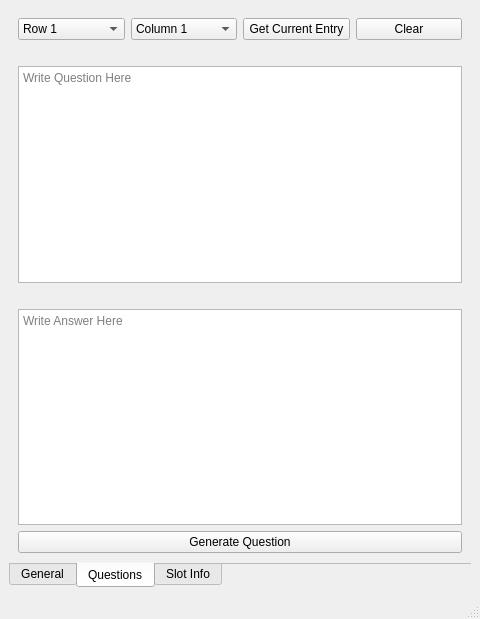
<?xml version="1.0" encoding="UTF-8"?>
<ui version="4.0">
 <class>MainWindow</class>
 <widget class="QMainWindow" name="MainWindow">
  <property name="geometry">
   <rect>
    <x>0</x>
    <y>0</y>
    <width>480</width>
    <height>619</height>
   </rect>
  </property>
  <property name="sizePolicy">
   <sizepolicy hsizetype="Preferred" vsizetype="Preferred">
    <horstretch>0</horstretch>
    <verstretch>0</verstretch>
   </sizepolicy>
  </property>
  <property name="minimumSize">
   <size>
    <width>480</width>
    <height>480</height>
   </size>
  </property>
  <property name="windowTitle">
   <string>Jeopardy Creator</string>
  </property>
  <property name="dockOptions">
   <set>QMainWindow::AllowTabbedDocks|QMainWindow::AnimatedDocks</set>
  </property>
  <widget class="QWidget" name="centralwidget">
   <property name="sizePolicy">
    <sizepolicy hsizetype="Preferred" vsizetype="Preferred">
     <horstretch>0</horstretch>
     <verstretch>0</verstretch>
    </sizepolicy>
   </property>
   <layout class="QGridLayout" name="gridLayout">
    <item row="0" column="0">
     <widget class="QTabWidget" name="tabWidget_2">
      <property name="maximumSize">
       <size>
        <width>481</width>
        <height>16777215</height>
       </size>
      </property>
      <property name="layoutDirection">
       <enum>Qt::LeftToRight</enum>
      </property>
      <property name="tabPosition">
       <enum>QTabWidget::South</enum>
      </property>
      <property name="tabShape">
       <enum>QTabWidget::Rounded</enum>
      </property>
      <property name="currentIndex">
       <number>1</number>
      </property>
      <property name="documentMode">
       <bool>true</bool>
      </property>
      <property name="tabsClosable">
       <bool>false</bool>
      </property>
      <property name="movable">
       <bool>true</bool>
      </property>
      <property name="tabBarAutoHide">
       <bool>true</bool>
      </property>
      <widget class="QWidget" name="general_tab">
       <attribute name="title">
        <string>General</string>
       </attribute>
       <layout class="QGridLayout" name="gridLayout_2">
        <item row="0" column="0" colspan="3">
         <widget class="QLabel" name="label_11">
          <property name="font">
           <font>
            <pointsize>16</pointsize>
           </font>
          </property>
          <property name="text">
           <string>General</string>
          </property>
         </widget>
        </item>
        <item row="1" column="0" colspan="7">
         <widget class="QLineEdit" name="game_name">
          <property name="toolTip">
           <string>Name of Your Jeopardy Game</string>
          </property>
          <property name="maxLength">
           <number>26</number>
          </property>
          <property name="placeholderText">
           <string>Game Name</string>
          </property>
         </widget>
        </item>
        <item row="2" column="0">
         <widget class="QLabel" name="row_label">
          <property name="text">
           <string>Rows:</string>
          </property>
         </widget>
        </item>
        <item row="2" column="1" colspan="2">
         <widget class="QSpinBox" name="row_settings">
          <property name="minimum">
           <number>2</number>
          </property>
          <property name="maximum">
           <number>5</number>
          </property>
          <property name="value">
           <number>5</number>
          </property>
         </widget>
        </item>
        <item row="2" column="3">
         <widget class="QLabel" name="column_label">
          <property name="text">
           <string>Columns:</string>
          </property>
         </widget>
        </item>
        <item row="2" column="4">
         <widget class="QSpinBox" name="column_settings">
          <property name="minimum">
           <number>2</number>
          </property>
          <property name="maximum">
           <number>10</number>
          </property>
          <property name="value">
           <number>5</number>
          </property>
         </widget>
        </item>
        <item row="2" column="5">
         <widget class="QLabel" name="label_23">
          <property name="text">
           <string>Default Theme: </string>
          </property>
         </widget>
        </item>
        <item row="2" column="6">
         <widget class="QComboBox" name="theme_select">
          <property name="currentText">
           <string>Breath</string>
          </property>
          <item>
           <property name="text">
            <string>Breath</string>
           </property>
          </item>
          <item>
           <property name="text">
            <string>Dark</string>
           </property>
          </item>
          <item>
           <property name="text">
            <string>Light</string>
           </property>
          </item>
          <item>
           <property name="text">
            <string>Terminal</string>
           </property>
          </item>
          <item>
           <property name="text">
            <string>Blue</string>
           </property>
          </item>
         </widget>
        </item>
        <item row="3" column="0" colspan="7">
         <widget class="QPushButton" name="general_apply">
          <property name="text">
           <string>Apply</string>
          </property>
         </widget>
        </item>
        <item row="4" column="0" colspan="7">
         <widget class="Line" name="line_3">
          <property name="orientation">
           <enum>Qt::Horizontal</enum>
          </property>
         </widget>
        </item>
        <item row="5" column="0" colspan="3">
         <widget class="QLabel" name="label_12">
          <property name="font">
           <font>
            <pointsize>16</pointsize>
           </font>
          </property>
          <property name="text">
           <string>Topics</string>
          </property>
         </widget>
        </item>
        <item row="6" column="0" colspan="6">
         <widget class="QLabel" name="topic_label">
          <property name="text">
           <string>Enter only the topics for how many columns you have.</string>
          </property>
         </widget>
        </item>
        <item row="7" column="0" colspan="2">
         <widget class="QSpinBox" name="topic_number">
          <property name="minimum">
           <number>1</number>
          </property>
          <property name="maximum">
           <number>10</number>
          </property>
         </widget>
        </item>
        <item row="7" column="2" colspan="5">
         <widget class="QLineEdit" name="topic_name">
          <property name="font">
           <font>
            <pointsize>10</pointsize>
           </font>
          </property>
          <property name="toolTip">
           <string>Name of Topic 1</string>
          </property>
          <property name="placeholderText">
           <string>EnterTopic Name</string>
          </property>
         </widget>
        </item>
        <item row="8" column="0" colspan="7">
         <widget class="QPushButton" name="topics_apply">
          <property name="text">
           <string>Apply</string>
          </property>
         </widget>
        </item>
       </layout>
      </widget>
      <widget class="QWidget" name="tab_4">
       <attribute name="title">
        <string>Questions</string>
       </attribute>
       <layout class="QGridLayout" name="gridLayout_3">
        <item row="3" column="0" colspan="4">
         <widget class="QLabel" name="current_ans">
          <property name="text">
           <string/>
          </property>
         </widget>
        </item>
        <item row="2" column="0" colspan="4">
         <widget class="QTextEdit" name="question_input">
          <property name="toolTip">
           <string>Question you want</string>
          </property>
          <property name="placeholderText">
           <string>Write Question Here</string>
          </property>
         </widget>
        </item>
        <item row="0" column="0">
         <widget class="QComboBox" name="choose_row">
          <property name="toolTip">
           <string>Row of question you are writing</string>
          </property>
          <item>
           <property name="text">
            <string>Row 1</string>
           </property>
          </item>
          <item>
           <property name="text">
            <string>Row 2</string>
           </property>
          </item>
          <item>
           <property name="text">
            <string>Row 3</string>
           </property>
          </item>
          <item>
           <property name="text">
            <string>Row 4</string>
           </property>
          </item>
          <item>
           <property name="text">
            <string>Row 5</string>
           </property>
          </item>
         </widget>
        </item>
        <item row="0" column="2">
         <widget class="QPushButton" name="get_current">
          <property name="text">
           <string>Get Current Entry</string>
          </property>
         </widget>
        </item>
        <item row="1" column="0" colspan="4">
         <widget class="QLabel" name="current_que">
          <property name="text">
           <string/>
          </property>
         </widget>
        </item>
        <item row="0" column="1">
         <widget class="QComboBox" name="choose_column">
          <property name="toolTip">
           <string>Column of question you are writing</string>
          </property>
          <item>
           <property name="text">
            <string>Column 1</string>
           </property>
          </item>
          <item>
           <property name="text">
            <string>Column 2</string>
           </property>
          </item>
          <item>
           <property name="text">
            <string>Column 3</string>
           </property>
          </item>
          <item>
           <property name="text">
            <string>Column 4</string>
           </property>
          </item>
          <item>
           <property name="text">
            <string>Column 5</string>
           </property>
          </item>
          <item>
           <property name="text">
            <string>Column 6</string>
           </property>
          </item>
          <item>
           <property name="text">
            <string>Column 7</string>
           </property>
          </item>
          <item>
           <property name="text">
            <string>Column 8</string>
           </property>
          </item>
          <item>
           <property name="text">
            <string>Column 9</string>
           </property>
          </item>
          <item>
           <property name="text">
            <string>Column 10</string>
           </property>
          </item>
         </widget>
        </item>
        <item row="5" column="0" colspan="4">
         <widget class="QPushButton" name="generate_button">
          <property name="toolTip">
           <string>Save the question</string>
          </property>
          <property name="text">
           <string>Generate Question</string>
          </property>
         </widget>
        </item>
        <item row="0" column="3">
         <widget class="QPushButton" name="clear_current">
          <property name="text">
           <string>Clear</string>
          </property>
         </widget>
        </item>
        <item row="4" column="0" colspan="4">
         <widget class="QTextEdit" name="answer_input">
          <property name="toolTip">
           <string>Answer to the question</string>
          </property>
          <property name="placeholderText">
           <string>Write Answer Here</string>
          </property>
         </widget>
        </item>
       </layout>
      </widget>
      <widget class="QWidget" name="tab_5">
       <attribute name="title">
        <string>Slot Info</string>
       </attribute>
       <layout class="QGridLayout" name="gridLayout_4">
        <item row="0" column="0">
         <widget class="QLabel" name="label">
          <property name="text">
           <string>Slot States:</string>
          </property>
         </widget>
        </item>
        <item row="0" column="3" rowspan="5" colspan="2">
         <widget class="Line" name="line_2">
          <property name="orientation">
           <enum>Qt::Vertical</enum>
          </property>
         </widget>
        </item>
        <item row="1" column="0" rowspan="2">
         <widget class="QLabel" name="label_2">
          <property name="text">
           <string>Slot 1:</string>
          </property>
         </widget>
        </item>
        <item row="1" column="1" rowspan="2">
         <widget class="QLabel" name="label_5">
          <property name="text">
           <string>Default</string>
          </property>
         </widget>
        </item>
        <item row="2" column="4">
         <widget class="QComboBox" name="comboBox">
          <item>
           <property name="text">
            <string>Slot 1</string>
           </property>
          </item>
         </widget>
        </item>
        <item row="3" column="0">
         <widget class="QLabel" name="label_3">
          <property name="text">
           <string>Slot 2:</string>
          </property>
         </widget>
        </item>
        <item row="3" column="1">
         <widget class="QLabel" name="label_6">
          <property name="text">
           <string>Pro Required</string>
          </property>
         </widget>
        </item>
        <item row="4" column="0">
         <widget class="QLabel" name="label_4">
          <property name="text">
           <string>Slot 3:</string>
          </property>
         </widget>
        </item>
        <item row="4" column="1">
         <widget class="QLabel" name="label_7">
          <property name="text">
           <string>Pro Required</string>
          </property>
         </widget>
        </item>
        <item row="4" column="4">
         <widget class="QPushButton" name="reset_button">
          <property name="text">
           <string>Reset</string>
          </property>
         </widget>
        </item>
        <item row="5" column="0" colspan="5">
         <widget class="Line" name="line">
          <property name="orientation">
           <enum>Qt::Horizontal</enum>
          </property>
         </widget>
        </item>
        <item row="6" column="0">
         <widget class="QLabel" name="label_8">
          <property name="text">
           <string>Detailed Slot Info:</string>
          </property>
         </widget>
        </item>
        <item row="7" column="0">
         <widget class="QLabel" name="label_9">
          <property name="text">
           <string>Name:</string>
          </property>
         </widget>
        </item>
        <item row="7" column="2">
         <widget class="QLabel" name="label_24">
          <property name="text">
           <string>&lt;Name&gt;</string>
          </property>
         </widget>
        </item>
        <item row="8" column="0">
         <widget class="QLabel" name="label_10">
          <property name="text">
           <string>Rows:</string>
          </property>
         </widget>
        </item>
        <item row="8" column="2">
         <widget class="QLabel" name="label_25">
          <property name="text">
           <string>&lt;#&gt;</string>
          </property>
         </widget>
        </item>
        <item row="9" column="0">
         <widget class="QLabel" name="label_21">
          <property name="text">
           <string>Columns</string>
          </property>
         </widget>
        </item>
        <item row="9" column="2">
         <widget class="QLabel" name="label_26">
          <property name="text">
           <string>&lt;#&gt;</string>
          </property>
         </widget>
        </item>
        <item row="10" column="0">
         <widget class="QLabel" name="label_22">
          <property name="text">
           <string>Default Theme:</string>
          </property>
         </widget>
        </item>
        <item row="10" column="2">
         <widget class="QLabel" name="label_27">
          <property name="text">
           <string>&lt;#&gt;</string>
          </property>
         </widget>
        </item>
        <item row="11" column="0" colspan="5">
         <widget class="Line" name="line_5">
          <property name="orientation">
           <enum>Qt::Horizontal</enum>
          </property>
         </widget>
        </item>
       </layout>
      </widget>
     </widget>
    </item>
   </layout>
  </widget>
  <widget class="QMenuBar" name="menubar">
   <property name="geometry">
    <rect>
     <x>0</x>
     <y>0</y>
     <width>480</width>
     <height>28</height>
    </rect>
   </property>
  </widget>
  <widget class="QStatusBar" name="statusbar"/>
 </widget>
 <resources/>
 <connections/>
</ui>
